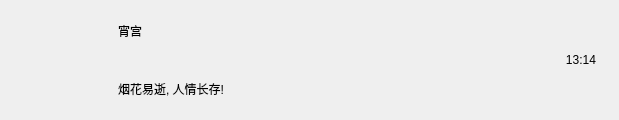
<?xml version="1.0" encoding="UTF-8"?>
<ui version="4.0">
 <class>ChatUserWid</class>
 <widget class="QWidget" name="ChatUserWid">
  <property name="geometry">
   <rect>
    <x>0</x>
    <y>0</y>
    <width>619</width>
    <height>120</height>
   </rect>
  </property>
  <property name="minimumSize">
   <size>
    <width>0</width>
    <height>0</height>
   </size>
  </property>
  <property name="maximumSize">
   <size>
    <width>16777215</width>
    <height>16777215</height>
   </size>
  </property>
  <property name="windowTitle">
   <string>Form</string>
  </property>
  <layout class="QHBoxLayout" name="horizontalLayout">
   <property name="leftMargin">
    <number>10</number>
   </property>
   <property name="topMargin">
    <number>3</number>
   </property>
   <property name="rightMargin">
    <number>3</number>
   </property>
   <property name="bottomMargin">
    <number>3</number>
   </property>
   <item>
    <widget class="QWidget" name="icon_wid" native="true">
     <property name="minimumSize">
      <size>
       <width>100</width>
       <height>100</height>
      </size>
     </property>
     <property name="maximumSize">
      <size>
       <width>100</width>
       <height>100</height>
      </size>
     </property>
     <layout class="QHBoxLayout" name="horizontalLayout_2">
      <property name="spacing">
       <number>0</number>
      </property>
      <property name="leftMargin">
       <number>0</number>
      </property>
      <property name="topMargin">
       <number>0</number>
      </property>
      <property name="rightMargin">
       <number>0</number>
      </property>
      <property name="bottomMargin">
       <number>0</number>
      </property>
      <item>
       <widget class="QLabel" name="icon_lb">
        <property name="minimumSize">
         <size>
          <width>85</width>
          <height>85</height>
         </size>
        </property>
        <property name="maximumSize">
         <size>
          <width>85</width>
          <height>85</height>
         </size>
        </property>
        <property name="text">
         <string/>
        </property>
       </widget>
      </item>
     </layout>
    </widget>
   </item>
   <item>
    <widget class="QWidget" name="user_info_wid" native="true">
     <layout class="QVBoxLayout" name="verticalLayout">
      <property name="leftMargin">
       <number>2</number>
      </property>
      <property name="topMargin">
       <number>2</number>
      </property>
      <property name="rightMargin">
       <number>2</number>
      </property>
      <property name="bottomMargin">
       <number>2</number>
      </property>
      <item>
       <widget class="QLabel" name="user_name_lb">
        <property name="text">
         <string>宵宫</string>
        </property>
       </widget>
      </item>
      <item>
       <widget class="QLabel" name="user_chat_lb">
        <property name="text">
         <string>烟花易逝, 人情长存!</string>
        </property>
       </widget>
      </item>
     </layout>
    </widget>
   </item>
   <item>
    <widget class="QWidget" name="time_wid" native="true">
     <property name="minimumSize">
      <size>
       <width>70</width>
       <height>70</height>
      </size>
     </property>
     <property name="maximumSize">
      <size>
       <width>70</width>
       <height>70</height>
      </size>
     </property>
     <layout class="QHBoxLayout" name="horizontalLayout_3">
      <item>
       <widget class="QLabel" name="time_lb">
        <property name="text">
         <string>13:14</string>
        </property>
        <property name="alignment">
         <set>Qt::AlignCenter</set>
        </property>
       </widget>
      </item>
     </layout>
    </widget>
   </item>
  </layout>
 </widget>
 <resources/>
 <connections/>
</ui>
